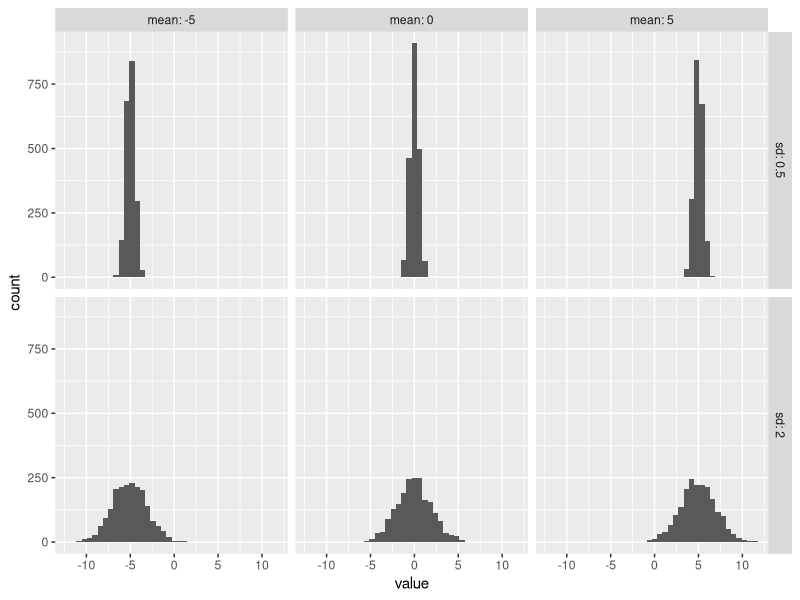
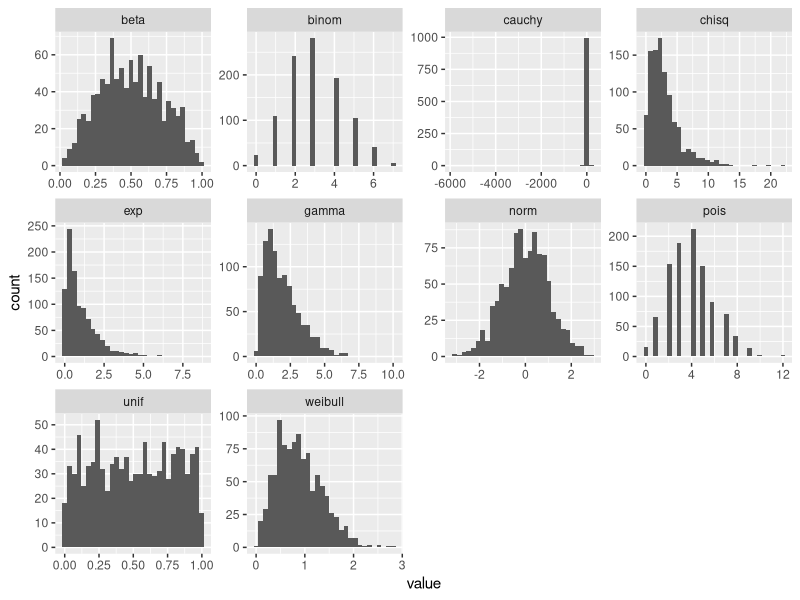
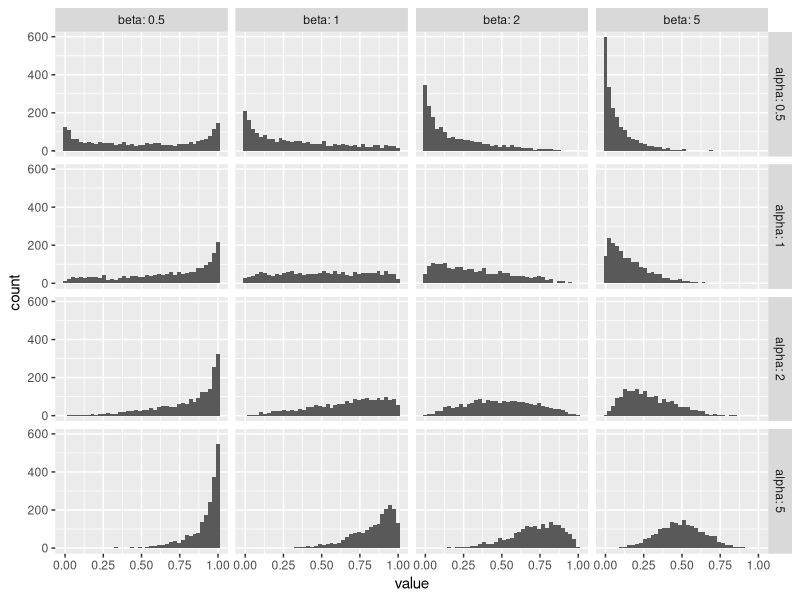
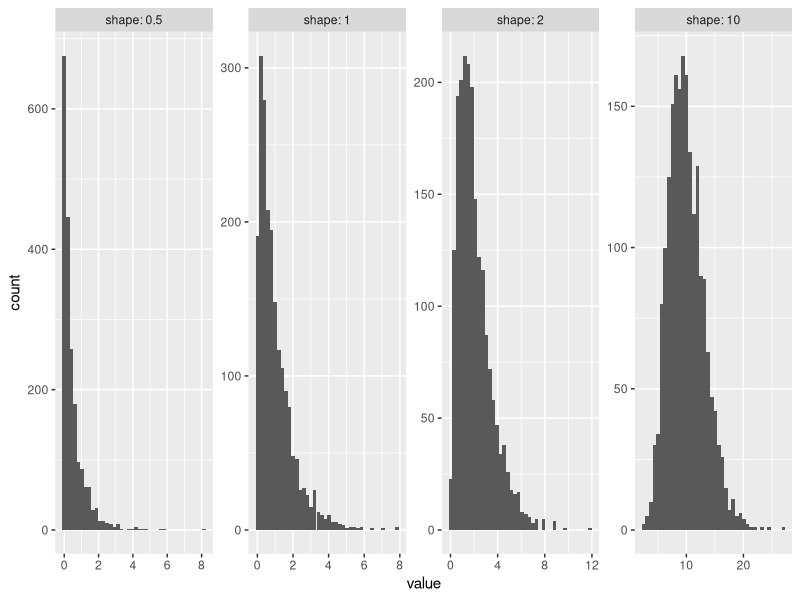
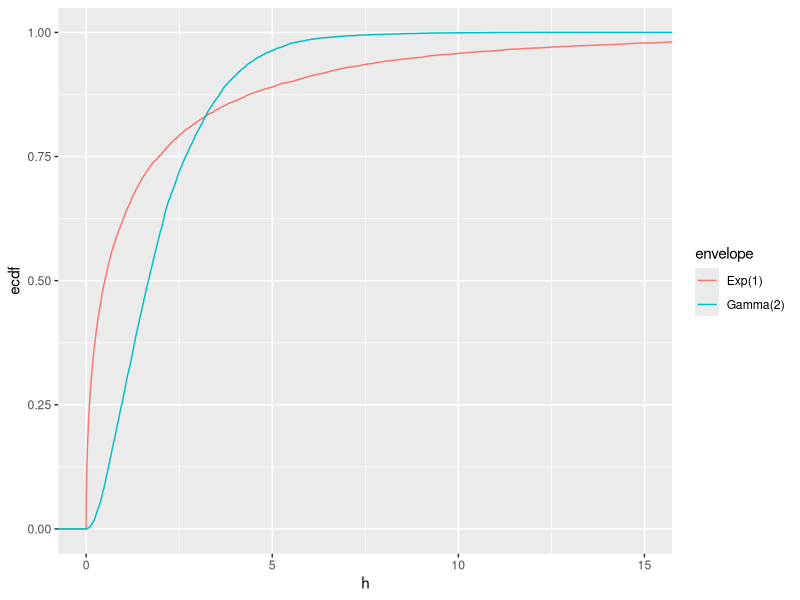

Recreate these plots in R, in order. (Note: this script raises an error after producing the figures.)
## ---- chunk 1
knitr::opts_chunk$set(echo = TRUE, fig.width = 6, fig.height = 3.5,
                      collapse = TRUE, comment = "#>")
library(tidyverse)
set.seed(40601)
## ---- chunk 2
n <- 1000
draws <- list(
  norm   = rnorm(n),
  unif   = runif(n),
  exp    = rexp(n),
  cauchy = rcauchy(n)
) |> enframe() |> unnest(value)

draws |> group_by(name) |> summarize(mean(value))
## ---- chunk 3
expand_grid(mean = c(-5, 0, 5), sd = c(0.5, 2)) |>
  mutate(value = map2(mean, sd, ~ rnorm(2000, mean = .x, sd = .y))) |>
  unnest(value) |>
  ggplot(aes(x = value)) +
  geom_histogram(bins = 40) +
  facet_grid(sd ~ mean, labeller = label_both)
## ---- chunk 4
draws <- bind_rows(
  draws,
  list(
    beta    = rbeta(n, 2, 2),
    binom   = rbinom(n, 10, 0.3),
    chisq   = rchisq(n, 3),
    gamma   = rgamma(n, 2),
    pois    = rpois(n, 4),
    weibull = rweibull(n, 2)
  ) |> enframe() |> unnest(value)
)

draws |>
  ggplot(aes(x = value)) +
  geom_histogram(bins = 30) +
  facet_wrap(~ name, scales = "free")
## ---- chunk 5
replicate(5, mean(rcauchy(n)))
sort(abs(rcauchy(n)), decreasing = TRUE)[1:5]
## ---- chunk 6
expand_grid(alpha = c(0.5, 1, 2, 5), beta = c(0.5, 1, 2, 5)) |>
  mutate(value = map2(alpha, beta, ~ rbeta(2000, .x, .y))) |>
  unnest(value) |>
  ggplot(aes(x = value)) +
  geom_histogram(bins = 40) +
  facet_grid(alpha ~ beta, labeller = label_both)
## ---- chunk 7
expand_grid(shape = c(0.5, 1, 2, 10)) |>
  mutate(value = map(shape, ~ rgamma(2000, .x))) |>
  unnest(value) |>
  ggplot(aes(x = value)) +
  geom_histogram(bins = 40) +
  facet_wrap(~ shape, nrow = 1, scales = "free", labeller = label_both)
## ---- chunk 8
us <- runif(10000)
gs <- sin(pi * us)
mean(gs)
t.test(gs)$conf.int
2 / pi
## ---- chunk 9
g <- function(x) { x^2 * exp(-x) }
xs1 <- rexp(10000)
h1 <- g(xs1) / dexp(xs1)          # simplifies to xs1^2
xs2 <- rgamma(10000, shape = 2)
h2 <- g(xs2) / dgamma(xs2, 2)     # simplifies to xs2
mean(h1)
mean(h2)
t.test(h1)$conf.int
t.test(h2)$conf.int
## ---- chunk 10
tibble(h = c(h1, h2),
       envelope = rep(c("Exp(1)", "Gamma(2)"), each = 10000)) |>
  ggplot(aes(x = h, color = envelope)) +
  stat_ecdf() +
  coord_cartesian(xlim = c(0, 15))
## ---- chunk 11
xs3 <- rgamma(10000, shape = 3)
h3 <- g(xs3) / dgamma(xs3, 3)
range(h3)
t.test(h3)$conf.int
## ---- chunk 12
zs <- rnorm(100000)
hits <- (1 <= zs) & (zs <= 2)
mean(hits)
binom.test(sum(hits), length(hits), conf.level = 0.99)$conf.int
pnorm(2) - pnorm(1)
## ---- chunk 13
xs <- runif(100000); ys <- runif(100000)
diffs <- abs(xs - ys)
mean(diffs)
t.test(diffs)$conf.int
## ---- chunk 14
z1 <- rnorm(100000); z2 <- rnorm(100000)
hits <- z1 < z2 + 1
mean(hits)
binom.test(sum(hits), length(hits), conf.level = 0.99)$conf.int
## ---- chunk 15
pnorm(1, mean = 0, sd = sqrt(2))
## ---- chunk 16
h <- function(x) { exp(x) / (1 + x^2) }
replicate(5, mean(h(rexp(100000))))
pi / 2
